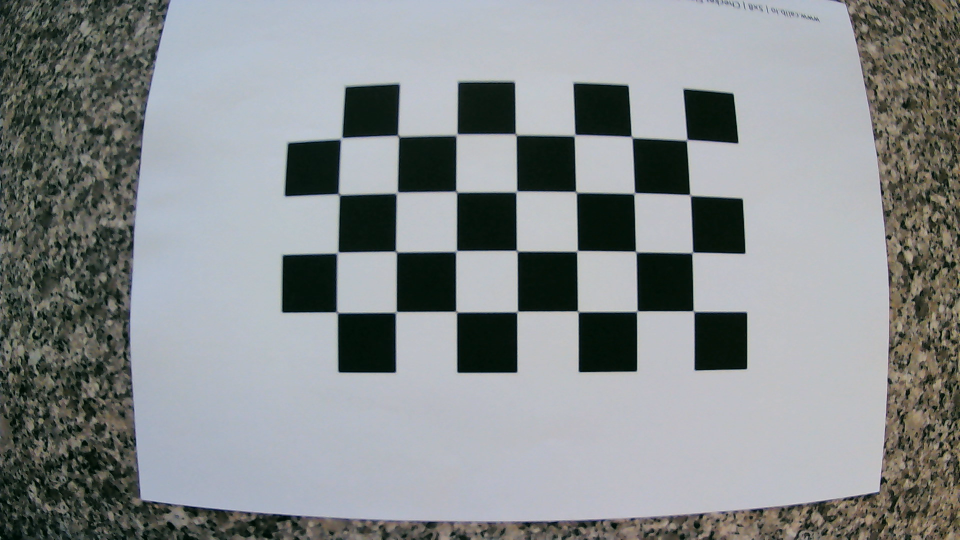
#> input picture assignment1/data/WhiteBackground/extrinsic.png, 1920 x 1080 px (shown at 1/2 size); the run also reads 1 picture not shown here
$ jupyter execute deliverable.ipynb   (shell and % lines are left out)
#> lines starting #> are read from the running program, lines starting #| are printed output that depends on the picture; after the words box and inside, x2 and y2 are one past the last pixel; in counts of white or black regions, pixels touching at a corner belong together; long printed decimals are rounded
# Lab Assigment 1 Q&A Candies
<p style="text-align:left;">
    José Pedro Cruz
    <span style="float:right;">
        up201504646
    </span>
</p>
<p style="text-align:left;">
    Martinho Figueiredo
    <span style="float:right;">
        up201506179
    </span>
</p>
<p style="text-align:left;">
    Nuno Nascimento
    <span style="float:right;">
        up201907933
    </span>
</p>

[cell 1]
#imports and line magic to make the notebook work

[cell 2]

from matplotlib import pyplot as plt
import numpy as np
import cv2 as cv
import glob
import sympy
from sympy import *
import pandas as pd
from scipy.spatial.distance import pdist

## Intrinsic calibration

[Rodrigues Ref](https://docs.opencv.org/2.4/modules/calib3d/doc/camera_calibration_and_3d_reconstruction.html#void%20Rodrigues(InputArray%20src,%20OutputArray%20dst,%20OutputArray%20jacobian))

[Extrinsic](https://stackoverflow.com/questions/55220229/extrinsic-matrix-computation-with-opencv)
[Size of Squares](https://stackoverflow.com/questions/37310210/camera-calibration-with-opencv-how-to-adjust-chessboard-square-size)

# Answer to c) III. ii. and IV. ii.
This implementation relies on scaling the object point matriz so that it represent the actual size of the printed checkboard.

Another possible implementation, would envolve calculating the average pixel distace between the corners and divide that by the size of the squares giving us a average pixel to lenght unit ratio (this would be a lot more susceptible to radial distortion and off focus plane objects)

[cell 3]
def unwarp(img, mtx, dist):
    h,  w = img.shape[:2]
    newcameramtx, roi = cv.getOptimalNewCameraMatrix(mtx, dist, (w,h), 1, (w,h))
    dst = cv.undistort(img, mtx, dist, None, newcameramtx)
    # crop the image to avoid the black zones created in unwarping
    x, y, w, h = roi
    dst = dst[y:y+h, x:x+w]
    return dst

# Parameteres:
#   img -> image BGR to calculate the camera matrices
#   outtype -> can output :
#       'num' -> Only matrices
#       'plot' -> Only images
#       'all' -> both
#       'none' -> nothing
#   unit -> can be:
#       'mm' -> for millimeters
#       'm' -> for meters
def calibration(img, outtype='none', unit='mm'):
    # tuple that says the grid size (note these are interior corners)
    grid_size = (7,4)

    # Spacing between squares (from images)
    if (unit == 'm'):
        checker_size = 22e-3 # in m
    else : checker_size = 22 # in mm

    img_drawn = np.copy(img)

    # termination criteria
    criteria = (cv.TERM_CRITERIA_EPS + cv.TERM_CRITERIA_MAX_ITER, 30, 0.001)

    # prepare object points, like (0,0,0), (1,0,0), (2,0,0) ....,(6,5,0) and scale it with the side of the square
    objp = np.zeros((grid_size[1]*grid_size[0],3), np.float32)
    objp[:,:2] = np.mgrid[0:grid_size[0],0:grid_size[1]].T.reshape(-1,2)*checker_size # Scale point acording to checker_size

    # This assures the translation matrix is properly scaled to the correct size so we dont use a pixel to mm ratio

    # Arrays to store object points and image points from all the images.
    objpoints = [] # 3d point in real world space
    imgpoints = [] # 2d points in image plane.

    gray = cv.cvtColor(img_drawn, cv.COLOR_BGR2GRAY)

    # Find the chess board corners
    ret, corners = cv.findChessboardCornersSB(gray, grid_size, None)
    # If found, add object points, image points (after refining them)
    if ret == True:
        objpoints.append(objp)
        corners2 = cv.cornerSubPix(gray,corners, (11,11), (-1,-1), criteria)
        imgpoints.append(corners2)
        # Draw and display the corners
        cv.drawChessboardCorners(img_drawn, grid_size, corners2, ret)


    p_array = np.array(imgpoints) # convert list to array
    p_array.shape = (2,len(imgpoints[0])) # reshape array to 2d
    mm2pix = checker_size/pdist(p_array)


    # Exercise  A) & B)


    ret, mtx, dist, rvecs, tvecs = cv.calibrateCamera(objpoints, imgpoints, gray.shape[::-1], None, None)
    rmtx, jacobian = cv.Rodrigues(rvecs[0])
    if (outtype == 'all' or outtype=='num'):
        print(f"\n Average Distance between corners: {pdist(p_array)} pix \nPixel to {unit} Ratio : {pdist(p_array)/checker_size} pix/{unit} ")
        print(f"\n {unit} to Pix Ratio : {mm2pix} {unit}/pix ")

        print(f"\n Intrinsic Matrix :")
        pprint(sympy.Matrix(mtx).evalf(3))
        print(f"\n Distortion Coefficients :")
        pprint(sympy.Matrix(dist).evalf(3))
        print(f"\n Rotation Vector : ")
        pprint(sympy.Matrix(rvecs[0]).evalf(3))
        print(f"\n Rotation Matrix (from cv.Rodrigues): ")
        pprint(sympy.Matrix(rmtx).evalf(3))
        print(f"\n Translation Matrix : ")
        pprint(sympy.Matrix(tvecs[0]).evalf(3))

    dst = unwarp(img, mtx, dist)

    if (outtype == 'all' or outtype=='plot'):
        plt.subplot(221)
        plt.imshow(cv.cvtColor(img, cv.COLOR_BGR2RGB))
        plt.axis('off')
        plt.title('Original')
        plt.subplot(222)
        plt.imshow(cv.cvtColor(img_drawn, cv.COLOR_BGR2RGB))
        plt.axis('off')
        plt.title('Detected')
        plt.subplot(223)
        plt.axis('off')
        plt.imshow(cv.cvtColor(img, cv.COLOR_BGR2RGB))
        plt.title("Original")
        plt.subplot(224)
        plt.axis('off')
        plt.imshow(cv.cvtColor(dst, cv.COLOR_BGR2RGB))
        plt.title("Undistorted")
        plt.show()

    return mtx, dist , mm2pix

[cell 4]
# [12 lines left out: function composite_image, not called in this run]

[cell 5]
def cleanup(mask, ks, e, d, n):
    # we could try and adjust the kernel to match the lighting source and try and remove the
    # shadows that way but that would make the algorithm even more dependent on lighting

    #Clean up Color mask
    kernel = np.ones((ks, ks), np.uint8)
    # The first parameter is the original imagek,
    # kernel is the matrix with which image is
    # convolved and third parameter is the number
    # of iterations, which will determine how much
    # you want to erode/dilate a given image.

    for i in range(n):
        mask_clean = cv.erode(mask, kernel, iterations=e)
        mask_clean = cv.dilate(mask_clean, kernel, iterations=d)

    mask_clean = cv.dilate(mask_clean, (5,5), iterations=2)

    return mask_clean

[cell 6]
# C) i ROI for white Background images
# For this, we used hue segmentation to indentify the white sheet and cut "everything" else out of frame

def white_background(img, outtype='none'):

    h, _, _ = cv.split(cv.cvtColor(img, cv.COLOR_BGR2HSV_FULL)) #using full range of int8 for H channel

    mask_bg = cv.inRange(h, 120, 190) # hardcoded White values

    mask_bg = cleanup(mask_bg ,5 ,3 ,1 ,1)

    positions = np.nonzero(mask_bg)

    top = positions[0].min()
    bottom = positions[0].max()
    left = positions[1].min()
    right = positions[1].max()

    nobg = img[top:bottom, left:right]

    output = cv.rectangle(img, (left, top), (right, bottom), (0,255,0), 1)

    if (outtype == 'plot' or outtype == 'all'):
        plt.figure(figsize=(50,50))
        plt.subplot(131)
        plt.title("img cut")
        plt.axis("off")
        plt.imshow(mask_bg, cmap="gray")
        plt.subplot(132)
        plt.imshow(cv.cvtColor(output,cv.COLOR_BGR2RGB))
        plt.title("img with box")
        plt.axis("off")
        plt.subplot(133)
        plt.imshow(cv.cvtColor(nobg,cv.COLOR_BGR2RGB))
        plt.title("img cut")
        plt.axis("off")
        plt.show()

    return nobg

[cell 7]
from random import randrange
def randomcolor():
    return (randrange(256),randrange(256),randrange(256))

[cell 8]
def count_candies(img, mm2pix, outtype='num'):
    # Convert the image to HSV
    hsv_img = cv.cvtColor(img, cv.COLOR_BGR2HSV_FULL)

    # Define the range of blob sizes to detect
    min_area = 20*20*np.pi
    max_area = 60*60*np.pi

    # Define the ranges of hue values for each color
    hue_ranges = {
        'yellow': [(30, 40)],
        'green': [(70, 130)],
        'red': [(0, 15),(240,255)],
        'blue': [(143, 149)],
        'brown': [(10, 20)]
    }
    # Define the ranges of hue values for each color
    sat_ranges = {
        'yellow': (45, 255),
        'green': (70,255),
        'red': (125, 255),
        'blue': (180, 255),
        'brown': (125, 255)
    }

    area_countors = {
        'yellow': [],
        'green': [],
        'red': [],
        'blue': [],
        'brown': []
    }


    # Initialize a dictionary to store the counts of each color
    color_counts = {color: 0 for color in hue_ranges}

    fig, (ax1, ax2) = plt.subplots(ncols=2, figsize=(12, 6))

    # Loop through each hue range and find the blobs that fall within the range
    for color, color_ranges in hue_ranges.items():
        sat_min, sat_max = sat_ranges[color]
        for hue_range in color_ranges:
            mask = cv.inRange(hsv_img, (hue_range[0], sat_min, 0), (hue_range[1], sat_max, 255))
            contours, _ = cv.findContours(mask, cv.RETR_EXTERNAL, cv.CHAIN_APPROX_SIMPLE)
            i=0
            for contour in contours:
                area = cv.contourArea(contour)
                if min_area < area < max_area:
                    color_counts[color] += 1
                    cv.drawContours(img, contour, -1, randomcolor(), 2)
                    x, y, w, h = cv.boundingRect(contour)
                    ax1.text(x, y, i, color=color, fontsize=10)
                    i += 1
                    area_countors[color].append(area)

    # Print the counts of each color and report if any color is missing
    missing_colors = []
    for color, count in color_counts.items():
        if count > 0:
            print(f'{color.capitalize()}: {count} blob(s) found')
        else:
            missing_colors.append(color.capitalize())
    if missing_colors:
        missing_colors_str = ', '.join(missing_colors)
        print(f'No blobs found for color(s): {missing_colors_str}')

    # Display the image with blobs highlighted

    ax1.imshow(cv.cvtColor(img, cv.COLOR_BGR2RGB))
    ax1.set_axis_off()

    # Create a bar graph of the number of blobs found for each color
    colors = list(hue_ranges.keys())
    counts = [color_counts[color] for color in colors]
    ax2.bar(colors, counts)
    ax2.set_xlabel('Color')
    ax2.set_ylabel('Number of Blobs')
    ax2.set_title('Blob Counts by Color')

    plt.show()


    for key in area_countors:
        if area_countors[key]:
            mean = np.mean(area_countors[key])
            mean_mm = np.mean(area_countors[key]*mm2pix*mm2pix)
            std_dev = np.sqrt(np.mean((area_countors[key]-mean)**2))
            std_dev_mm = np.sqrt(np.mean(((area_countors[key]*mm2pix*mm2pix)-mean_mm)**2))
            print(f"For color {key.capitalize()}, the average size is {mean:.3f} in pix and the standard deviation is {std_dev:.3f} in pix")
            print(f"                                     {mean_mm:.3f} in mm²                          {std_dev_mm:.3f} in mm²")

[cell 9]
# White Background

images = sorted(glob.glob(f'data/WhiteBackground/calib_img_3.png'))
path_ex ='data/WhiteBackground/extrinsic.png'
print(f'Loading Image {path_ex}')

extrinsic = cv.imread(path_ex)
#> extrinsic is the input picture: shape (1080, 1920, 3); mean B, G, R 140.8, 139.6, 135.2
outtype = 'all'

mtx, dist , mm2pix = calibration(extrinsic, outtype)
#> in calibration, `ret, corners = cv.findChessboardCornersSB(gray, grid_size, None)`: ret = True; corners = 28 rows, first 8: [682.8, 277.3], [796.8, 272.5], [913.6, 269.8], [1031.9, 269.3], [1149.5, 270.8], [1263.9, 274.7], [1373.9, 280.5], [678.1, 389.2]
#> in calibration, `corners2 = cv.cornerSubPix(gray,corners, (11,11), (-1,-1), criteria)`: corners2 = 28 rows, first 8: [683.3, 276.6], [796.9, 272.1], [914, 269.2], [1032.1, 269.2], [1149.6, 270.5], [1263.6, 274.1], [1373.9, 280.1], [678.5, 389]
#> in calibration, `mm2pix = checker_size/pdist(p_array)`: mm2pix = [0.0251]
#> in calibration, `ret, mtx, dist, rvecs, tvecs = cv.calibrateCamera(objpoints, imgpoints..`: ret = 0.228; mtx = [[579.1, 0, 977.1], [0, 576, 527.2], [0, 0, 1]]; dist = [[-0.0603, -0.00765, 0.0125, 0.00234, 0.00762]]; rvecs = ([-0.00553, -0.00523, -0.00352],); tvecs = ([-55.83, -48.42, 104.8],)
#> in calibration, `rmtx, jacobian = cv.Rodrigues(rvecs[0])`: rmtx = [[1, 0.00354, -0.00522], [-0.00351, 1, 0.00554], [0.00524, -0.00552, 1]]
#|  Average Distance between corners: [874.959] pix
#| Pixel to mm Ratio : [39.771] pix/mm
#|  mm to Pix Ratio : [0.02514] mm/pix
#| ⎡579.0    0    977.0⎤
#| ⎢                   ⎥
#| ⎢  0    576.0  527.0⎥
#> (further printed lines are left out)
#| [-0.0603  -0.00765  0.0125  0.00234  0.00762]
#| ⎡-0.00553⎤
#| ⎢        ⎥
#| ⎢-0.00523⎥
#> (further printed lines are left out)
#| ⎡  1.0     0.00354   -0.00522⎤
#| ⎢                            ⎥
#| ⎢-0.00351    1.0     0.00554 ⎥
#> (further printed lines are left out)
#| ⎡-55.8⎤
#| ⎢     ⎥
#| ⎢-48.4⎥
#> (further printed lines are left out)
#> in unwarp, `newcameramtx, roi = cv.getOptimalNewCameraMatrix(mtx, dist, (w,h), 1, ..`: newcameramtx = [[550.8, 0, 980.5], [0, 520, 557.2], [0, 0, 1]]; roi = (154, 72, 1660, 903)
#> in unwarp, `x, y, w, h = roi`: x = 154; y = 72; w = 1660; h = 903
#> mtx = [[579.1, 0, 977.1], [0, 576, 527.2], [0, 0, 1]]; dist = [[-0.0603, -0.00765, 0.0125, 0.00234, 0.00762]]; mm2pix = [0.0251]

for fname in images:

    print(f"Loading Image {fname}")
    img = cv.imread(fname)
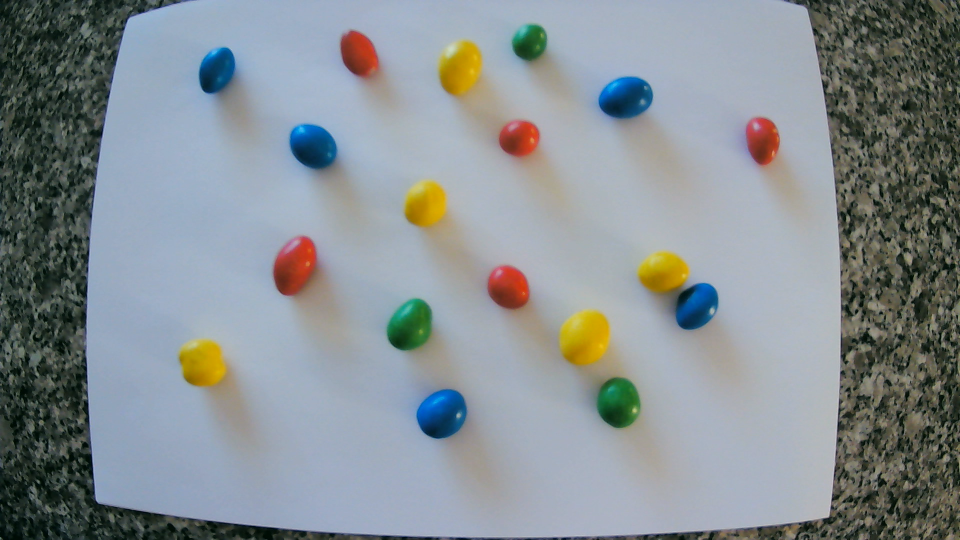
#> input picture assignment1/data/WhiteBackground/calib_img_3.png, 1920 x 1080 px (shown at 1/2 size)
#> img is the input picture: shape (1080, 1920, 3); mean B, G, R 145.9, 142.1, 134.2
    unwarped = unwarp(img, mtx, dist)
    roi = white_background(unwarped, outtype)
#> in white_background, `mask_bg = cv.inRange(h, 120, 190)`:
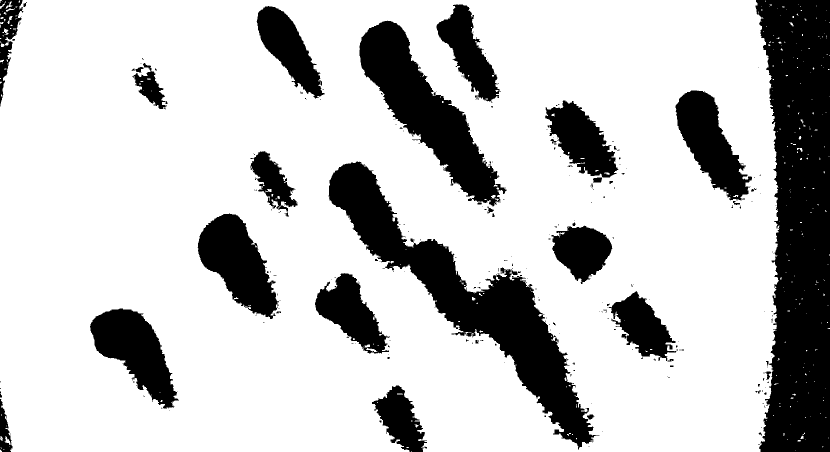
#> mask_bg: shape (903, 1660) (shown at 1/2 size); 77.1% white; 280 black regions (240 under 20 px), largest, box (x1, y1, x2, y2) and area: (1511, 0, 1660, 903) 104942, (657, 323, 1199, 899) 64433, (719, 41, 1013, 413) 36188
#> in white_background, `positions = np.nonzero(mask_bg)`: positions = 1082663 positions, rows 0 to 902, columns 0 to 1549
#> in white_background, `top = positions[0].min()`: top = 0
#> in white_background, `bottom = positions[0].max()`: bottom = 902
#> in white_background, `left = positions[1].min()`: left = 0
#> in white_background, `right = positions[1].max()`: right = 1549
    count_candies(roi, mm2pix)
#> after the loop in count_candies, `for color, color_ranges in hue_ranges.items():`:
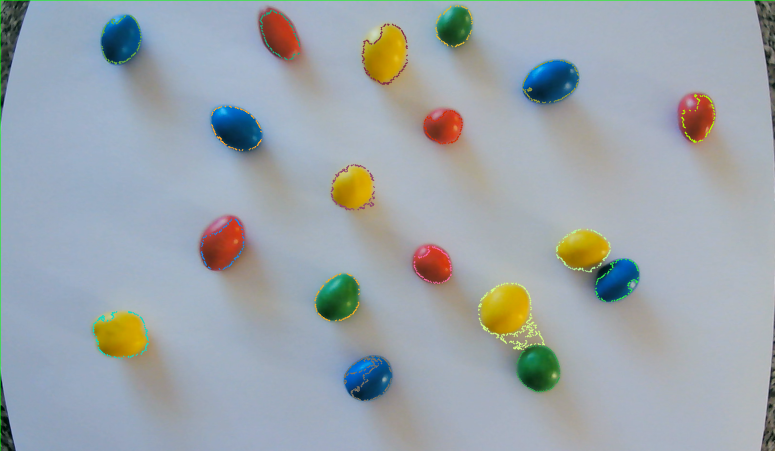
#> img: shape (902, 1549, 3) (shown at 1/2 size); mean B, G, R 171.6, 165.4, 156.8
#> after the loop in count_candies, `for color, color_ranges in hue_ranges.items():`:
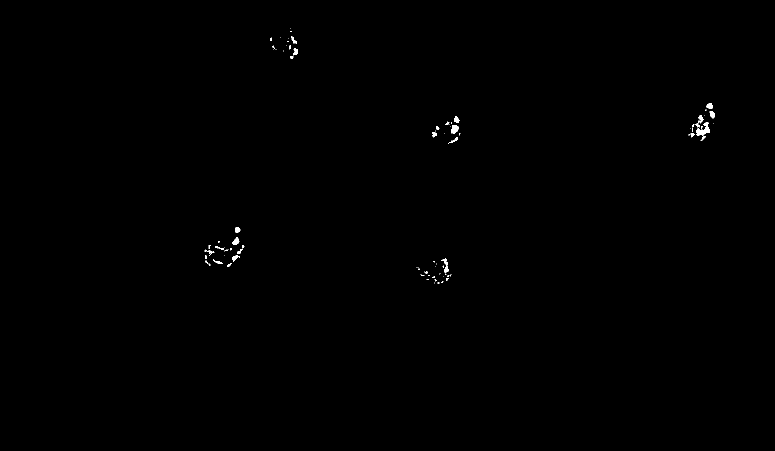
#> mask: shape (902, 1549) (shown at 1/2 size); 0.18% white; 97 white regions (70 under 20 px), largest, box (x1, y1, x2, y2) and area: (1393, 244, 1420, 272) 349, (902, 250, 918, 267) 186, (883, 517, 898, 547) 163
#> after the loop in count_candies, `for color, color_ranges in hue_ranges.items():`: color_counts = {'yellow': 5, 'green': 3, 'red': 5, 'blue': 5, 'brown': 0}
#> the loop in count_candies, `for color, count in color_counts.items():` made 5 passes
#> (color, count) on passes 1 to 4: ('yellow', 5), ('green', 3), ('red', 5), ('blue', 5)
#> (printed output is left out)
#> after the loop in count_candies, `for color, count in color_counts.items():`: missing_colors = ['Brown']
#| No blobs found for color(s): Brown
#> in count_candies, `counts = [color_counts[color] for color in colors]`: counts = [5, 3, 5, 5, 0]
#> the loop in count_candies, `for key in area_countors:` made 5 passes
#> (mean_mm, std_dev_mm) on passes 1 to 4: (4.72, 0.818), (3.58, 0.525), (2.76, 0.532), (3.6, 0.598)
#> (printed output is left out)

# D)

[cell 10]
# Grey Background

images = sorted(glob.glob(f'data/GreyBackground/calib_img_*.png'))
path_ex ='data/GreyBackground/extrinsic.png'
print(f'Loading Image {path_ex}')

extrinsic = cv.imread(path_ex)
outtype = 'none'

mtx, dist , mm2pix = calibration(extrinsic, outtype)

for fname in images:

    print(f"Loading Image {fname}")
    img = cv.imread(fname)
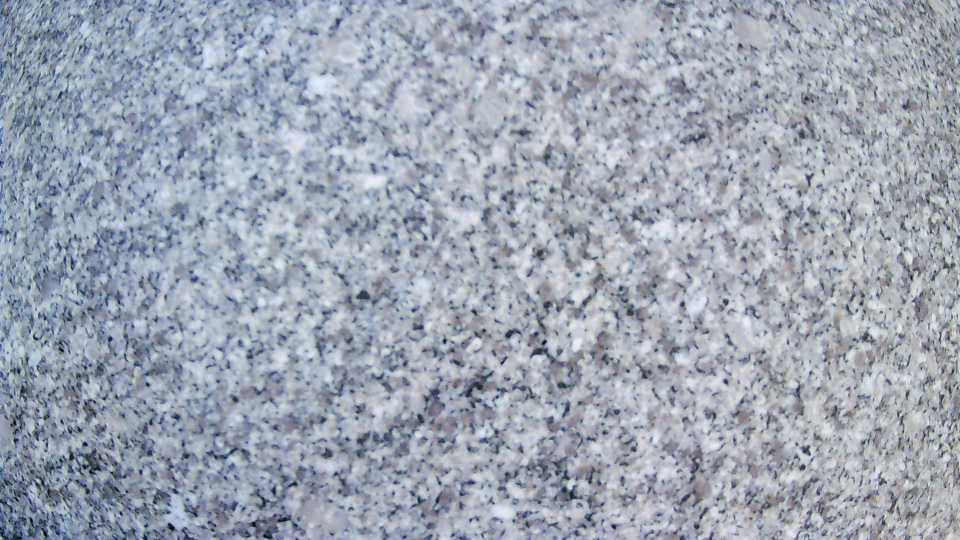
#> input picture assignment1/data/GreyBackground/calib_img_0.png, 1920 x 1080 px (shown at 1/2 size)
#> img is the input picture: shape (1080, 1920, 3); mean B, G, R 178.9, 165.9, 158.4
    unwarped = unwarp(img, mtx, dist)
#> in unwarp (call 4), `x, y, w, h = roi`: w = 1660; h = 903
#> in unwarp (call 4), `dst = dst[y:y+h, x:x+w]`:
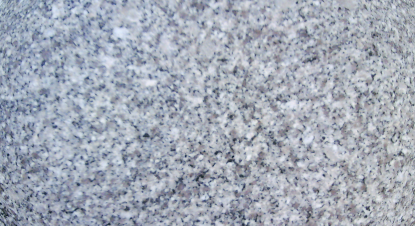
#> dst: shape (903, 1660, 3) (shown at 1/4 size); mean B, G, R 182.4, 169.6, 162.4
    count_candies(unwarped, mm2pix)
#> call 2 of count_candies, with mm2pix = array of shape (1,), outtype = 'num'
#> in count_candies (call 2), `color_counts = {color: 0 for color in hue_ranges}`: color_counts = {'yellow': 0, 'green': 0, 'red': 0, 'blue': 0, 'brown': 0}
#> the loop in count_candies (call 2), `for color, count in color_counts.items():` made 5 passes
#> after the loop in count_candies (call 2), `for color, count in color_counts.items():`: missing_colors = ['Yellow', 'Green', 'Red', 'Blue', 'Brown']
#| No blobs found for color(s): Yellow, Green, Red, Blue, Brown
#> in count_candies (call 2), `counts = [color_counts[color] for color in colors]`: counts = [0, 0, 0, 0, 0]
#> in count_candies (call 2), `plt.show()`:
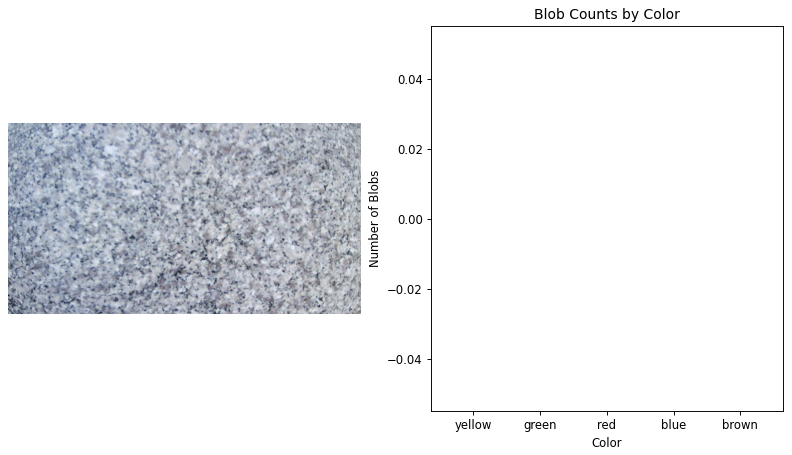
#> figure drawn by matplotlib, 2 panels
